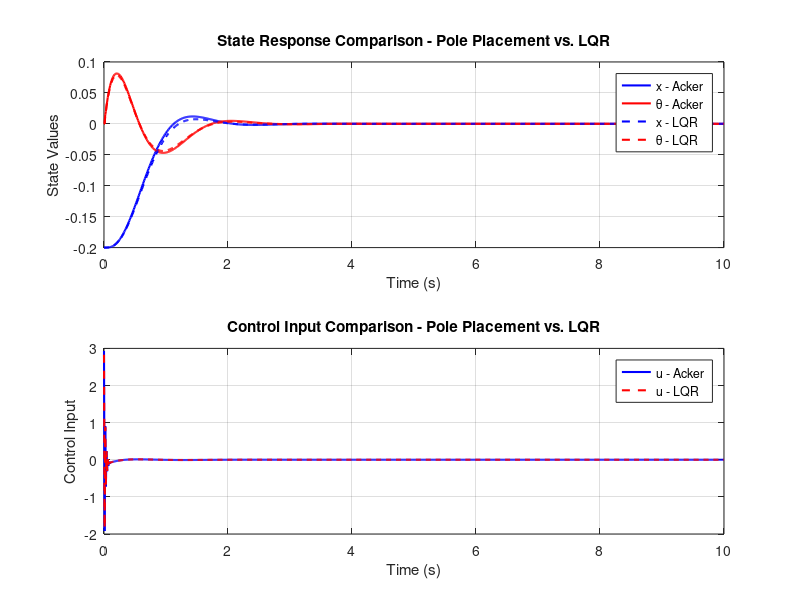

MATLAB code for this plot:
% =========================================================================
% FILE NAME: beam_and_ball_param_and_sim.m
% =========================================================================
% PURPOSE:
%   Simulates the dynamics of a ball-and-beam system controlled using an
%   LQR (Linear Quadratic Regulator). The script evaluates system
%   performance using metrics such as IAE, ISE, ITAE, settling time, and
%   overshoot, and visualizes the results.
%
% AUTHOR: Alexander Brown
% DATE:   2024-12-02
%
% VERSION: 1.0
%   - Initial implementation of the ball-and-beam simulation.
%
% INPUTS:
%   - Initial conditions for ball position and velocity.
%   - Reference state (desired position).
%   - System and control parameters (LQR weights, system matrices).
%
% OUTPUTS:
%   - Performance metrics: IAE, ISE, ITAE, settling time, percent overshoot
%   - Plots of state trajectories and control effort over time.
%
% SYSTEM PARAMETERS:
%   - Beam length, height, and width.
%   - Ball mass, radius, and moment of inertia.
%   - Gravitational acceleration.
%
% INSTRUCTIONS:
%   1. Configure the system and simulation parameters as desired.
%   2. Run the script in MATLAB.
%   3. Analyze the generated plots and performance metrics.
%
% DEPENDENCIES:
%   This script requires the following toolboxes and files:
%
%   1. MATLAB (Core) [Version 24.2 or higher]
%      - Required for basic operations, numerical computation, and plots.
%
%   2. Control System Toolbox [Version 24.2 or higher]
%      - Required for state-space modeling and LQR design.
%      - Functions used: lqr, ss, etc.
%
%   Files:
%   - beam_and_ball_param_and_sim.m (this script)
%   - beam_and_ball_LQR_controller.slx (required for system 3D modeling)
%
%   Note:
%   If used in combination with Simulink model for 3D visualization:
%      - Simscape Multibody Toolbox required for the `Mechanics Explorer`.
%      - Dependencies for Simulink models should be verified separately.
%
%   Ensure all dependencies are installed and accessible before running.
%
% =========================================================================

%% Housekeeping
clear, close all, clc;

%% System Parameters
% Beam
L = 1.0; w = 0.05; h = 0.1;

% Ball
m = 0.5; r = 0.05; g = 9.81; I = 0.02;

% System matrices
A = [0 1 0 0; 0 0 g/L 0; 0 0 0 1; 0 0 -m*g*r/I 0];
B = [0; 0; 0; 1/I];
C = eye(4); D = 0;

%% Controller Design
% LQR weights
Q = diag([200, 10, 10, 10]);
R = 1;

% Controller Gains
desired_poles = [-158, -2+3i, -2-3i, -3.5];
K_acker = acker(A, B, desired_poles);
K_lqr = lqr(A, B, Q, R);

%% Simulation
% Simulation Parameters
T = 10; dt = 0.01;
time = 0:dt:T;
x0 = [-0.2; 0; 0; 0];
x_ref = [0; 0; 0; 0];

% Initialize histories
x_hist_acker = [];
u_hist_acker = [];
x_hist_lqr = [];
u_hist_lqr = [];

% Simulate Pole Placement Controller
x = x0;
for t = time
    e = x_ref - x;
    u = -K_acker * x;
    u_hist_acker = [u_hist_acker, u];
    x_hist_acker = [x_hist_acker, x];

    % Euler integration
    dx = A * x + B * u;
    x = x + dx * dt;
end

% Simulate LQR Controller
x = x0;
for t = time
    e = x_ref - x;
    u = -K_lqr * x;
    u_hist_lqr = [u_hist_lqr, u];
    x_hist_lqr = [x_hist_lqr, x];

    % Euler integration
    dx = A * x + B * u;
    x = x + dx * dt;
end


%% Report
% Performance Metrics
e_pos_acker = x_hist_acker(1, :) - x_ref(1);
IAE_acker = trapz(time, abs(e_pos_acker));
ISE_acker = trapz(time, e_pos_acker.^2);
ITAE_acker = trapz(time, time .* abs(e_pos_acker));

e_pos_lqr = x_hist_lqr(1, :) - x_ref(1);
IAE_lqr = trapz(time, abs(e_pos_lqr));
ISE_lqr = trapz(time, e_pos_lqr.^2);
ITAE_lqr = trapz(time, time .* abs(e_pos_lqr));

% Display Results
fprintf('Cost Analysis Results:\n');
fprintf('Acker - IAE: %.5f, ISE: %.5f, ITAE: %.5f\n', IAE_acker, ISE_acker, ITAE_acker);
fprintf('LQR - IAE: %.5f, ISE: %.5f, ITAE: %.5f\n', IAE_lqr, ISE_lqr, ITAE_lqr);

% Visualization
figure;
% State Responses
subplot(2, 1, 1);
plot(time, x_hist_acker(1, :), 'b', 'LineWidth', 1.5); hold on;
plot(time, x_hist_acker(3, :), 'r', 'LineWidth', 1.5);
plot(time, x_hist_lqr(1, :), '--b', 'LineWidth', 1.5);
plot(time, x_hist_lqr(3, :), '--r', 'LineWidth', 1.5);
legend('x - Acker', '\theta - Acker', 'x - LQR', '\theta - LQR');
xlabel('Time (s)');
ylabel('State Values');
title('State Response Comparison - Pole Placement vs. LQR');
grid on;

% Control Inputs
subplot(2, 1, 2);
plot(time, u_hist_acker, 'b', 'LineWidth', 1.5); hold on;
plot(time, u_hist_lqr, '--r', 'LineWidth', 1.5);
legend('u - Acker', 'u - LQR');
xlabel('Time (s)');
ylabel('Control Input');
title('Control Input Comparison - Pole Placement vs. LQR');
grid on;
